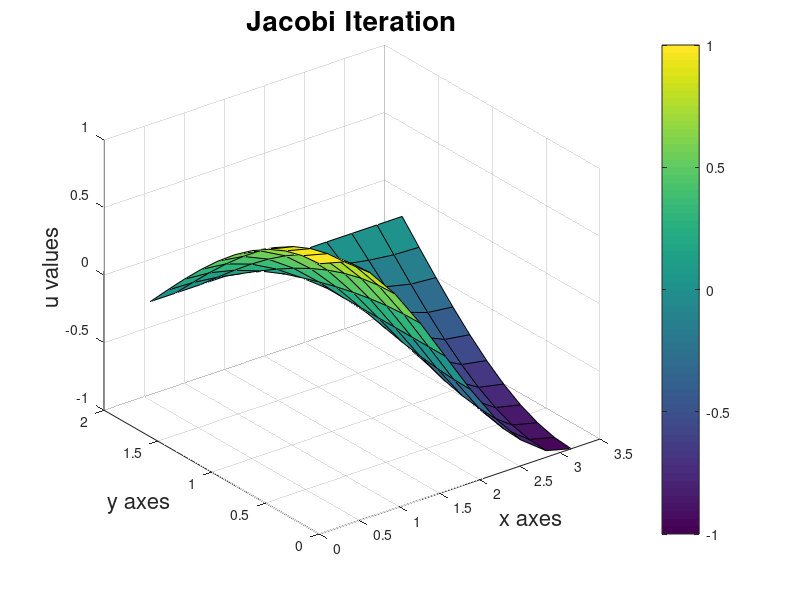

Write MATLAB code to recreate this figure. (Note: this script raises an error after producing the figure.)
clc
clear all
h=pi./10;
k=pi./20;
gama=(h./k).^2;
y=transpose((pi./2):-k:0);       % y values %
x=0:h:pi;                        % x values %
u_0y=cos(y);                     % BC-1 u(0,y)=cos(y) %
u_piy=-cos(y);                   % BC-2 u(pi,y)=-cos(y) %
u_x0=cos(x);                     % BC-3 u(x,0)=cos(x) %
u_xpi2=linspace(0,0,length(x));  % BC-4 u(x,0)=0 %
u=ones(11).*0.5;                      % initial guess for all u is 0.5 %
u(1:11,1)=u_0y;
u(1:11,11)=u_piy;
u(1,:)=u_xpi2;
u(11,:)=u_x0;
% RHS of the governing equation %
for j=1:11
    for i=1:11
        f(j,i)=-1.*(cos(x(i)+y(j))+cos(x(i)-y(j)));
    end
end
for k=1:1000
    for j=2:10
        for i=2:10
    u(i,j,k+1)=(1/(2+2.*gama)).*(-1.*h.*h.*f(i,j)+u(i,j+1,k)+u(i,j-1,k)+gama.*(u(i+1,j,k)+u(i-1,j,k)));
    u(1:11,1,k+1)=u_0y;
    u(1:11,11,k+1)=u_piy;
    u(1,:,k+1)=u_xpi2;
    u(11,:,k+1)=u_x0;
        end
    end
    A(:,:,k)=abs(1-u(2:10,2:10,k)./u(2:10,2:10,k+1));
    B=max(max(A));
    if B>=0.0001
        continue
    else
        break
    end
end
%%%%%%%%%%%%%%%%%%%%%%%%5
fig=figure('Name','Jacobi Iteration');
[x,y] = meshgrid(x,y);
surf(x,y,u(:,:,k+1))
title('Jacobi Iteration','FontSize',20)
xlabel('x axes','FontSize',16)
ylabel('y axes','FontSize',16)
zlabel('u values','FontSize',16)
c=colorbar;
c.Label.String = 'U values';
grid on
orient(fig,'landscape')
print('Jacobi Iteration', '-dpdf','-fillpage');
